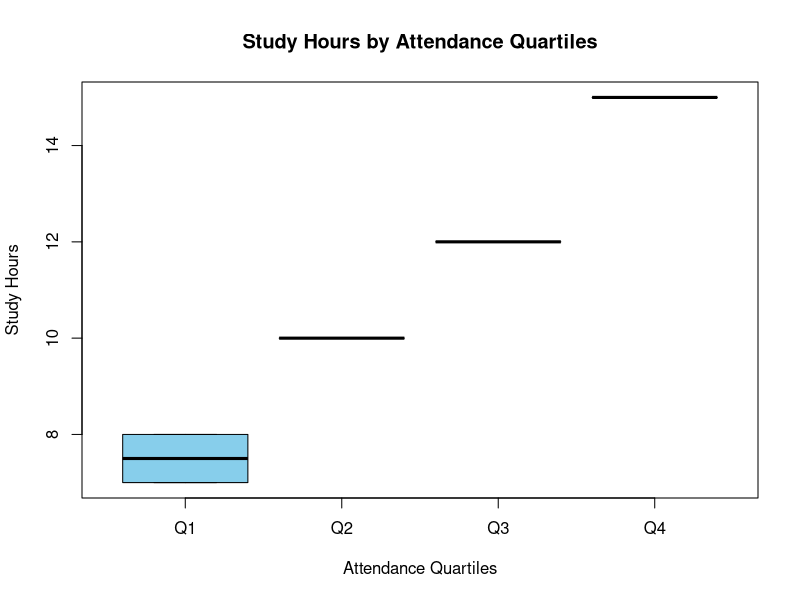

R code for this plot:
# Create Dataset
student <- data.frame(
  Study_Hours = c(12,8,15,10,7),
  Attendance = c(90,70,95,85,60)
)

# Create Attendance Quartiles
student$Attendance_Quartile <- cut(
  student$Attendance,
  breaks = quantile(student$Attendance,
                    probs = seq(0,1,0.25)),
  include.lowest = TRUE,
  labels = c("Q1","Q2","Q3","Q4")
)

# Boxplot
boxplot(
  Study_Hours ~ Attendance_Quartile,
  data = student,
  col = c("skyblue","lightgreen","orange","pink"),
  xlab = "Attendance Quartiles",
  ylab = "Study Hours",
  main = "Study Hours by Attendance Quartiles"
)
